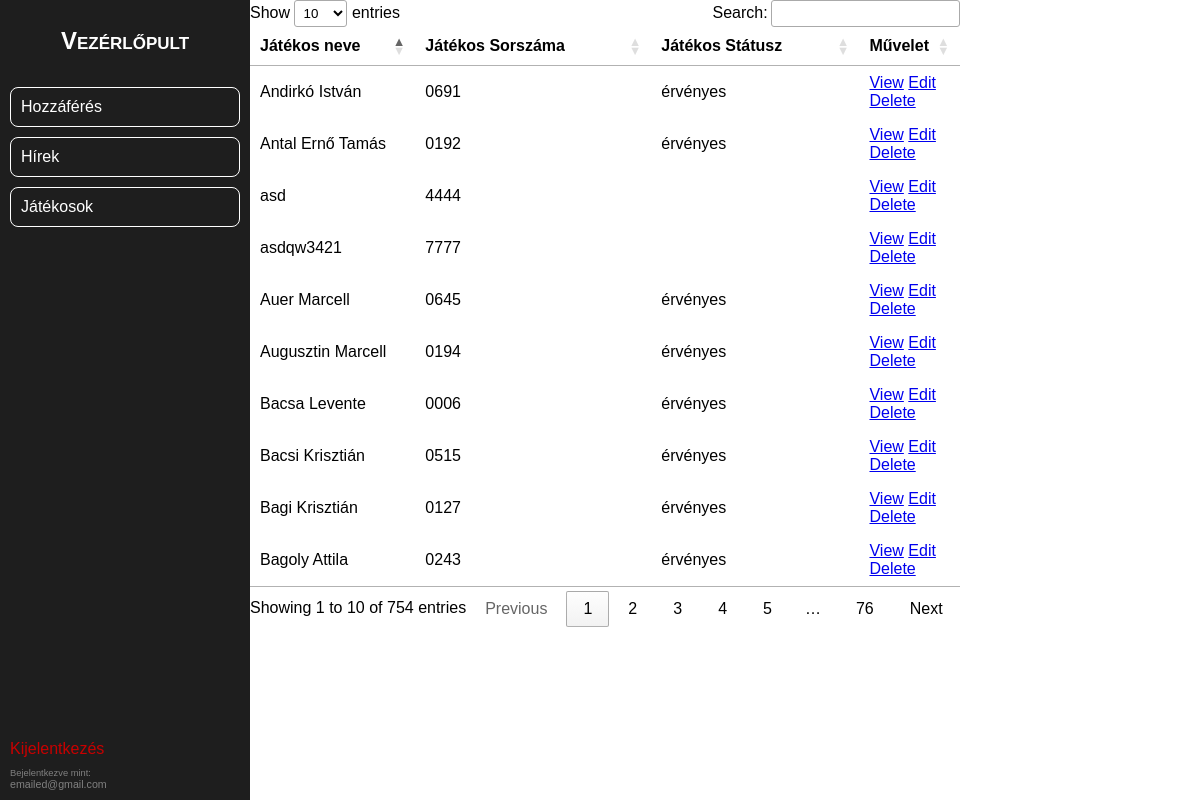
Page /admin/players/ezt_szerintem_folosleges_players_health_existing.php (signed in) on the committed database.
### tables this page shows
CREATE TABLE IF NOT EXISTS `players_data` (
  `player_id` int NOT NULL AUTO_INCREMENT,
  `name` varchar(100) DEFAULT NULL,
  `registration_number` varchar(10) DEFAULT NULL,
  `validity_date` date DEFAULT NULL,
  `status` enum('érvényes','eltiltva','érvényletelen') DEFAULT NULL,
  `suspension_start_date` date DEFAULT NULL,
  `suspension_end_date` date DEFAULT NULL,
  `profile_pic` text NOT NULL,
  PRIMARY KEY (`player_id`)
);

### admin/players/ezt_szerintem_folosleges_players_health_existing.php (the view, shortened to what this page needs)
<?php
include("../headers/header.php");
?>
<div class="posts-list w-100 p-5">
    <div class="news-container">
        <link rel="stylesheet" type="text/css" href="https://cdn.datatables.net/1.10.25/css/jquery.dataTables.min.css">
        <table class="table table-bordered" id="players-table-data">
            <thead>
                <tr>
                    <th style="width:15%;">Játékos neve</th>
                    <th style="width:45%;">Játékos Sorszáma</th>
                    <th style="width:45%;">Játékos Státusz</th>
                    <th style="width:25%;">Művelet</th>
                </tr>
            </thead>
            <tbody>
                <?php
                include('../../connect.php');
                $sqlSelect = "SELECT * FROM players_data";
                $result = mysqli_query($conn, $sqlSelect);
                while ($data = mysqli_fetch_array($result)) {
                ?>
                    <tr>
                        <td><?php echo $data["name"] ?></td>
                        <td><?php echo $data["registration_number"] ?></td>
                        <td><?php echo $data["status"] ?></td>
                        <td>
                            <a class="btn btn-info" href="players_check.php?id=<?php echo $data["player_id"] ?>">View</a>
                            <a class="btn btn-warning" href="players_health_edit.php?id=<?php echo $data["player_id"] ?>">Edit</a>
                            <a class="btn btn-danger" href="players_health_delete.php?id=<?php echo $data["player_id"] ?>">Delete</a>
                        </td>
                    </tr>
                <?php
                }
                ?>
            </tbody>
        </table>
    </div>
</div>
<?php
include("../headers/footer.php");
?>

### rows in the picture
players_data: name "Bacsa Levente", registration_number "0006", status "érvényes"
players_data: name "Bagi Krisztián", registration_number "0127", status "érvényes"
players_data: name "Antal Ernő Tamás", registration_number "0192", status "érvényes"
players_data: name "Augusztin Marcell", registration_number "0194", status "érvényes"
players_data: name "Bagoly Attila", registration_number "0243", status "érvényes"
players_data: name "Bacsi Krisztián", registration_number "0515", status "érvényes"
players_data: name "Auer Marcell", registration_number "0645", status "érvényes"
players_data: name "Andirkó István", registration_number "0691", status "érvényes"
players_data: name "asd", registration_number "4444"
players_data: name "asdqw3421", registration_number "7777"

### other values in the picture
$_SESSION["email"] "emailed@gmail.com"
